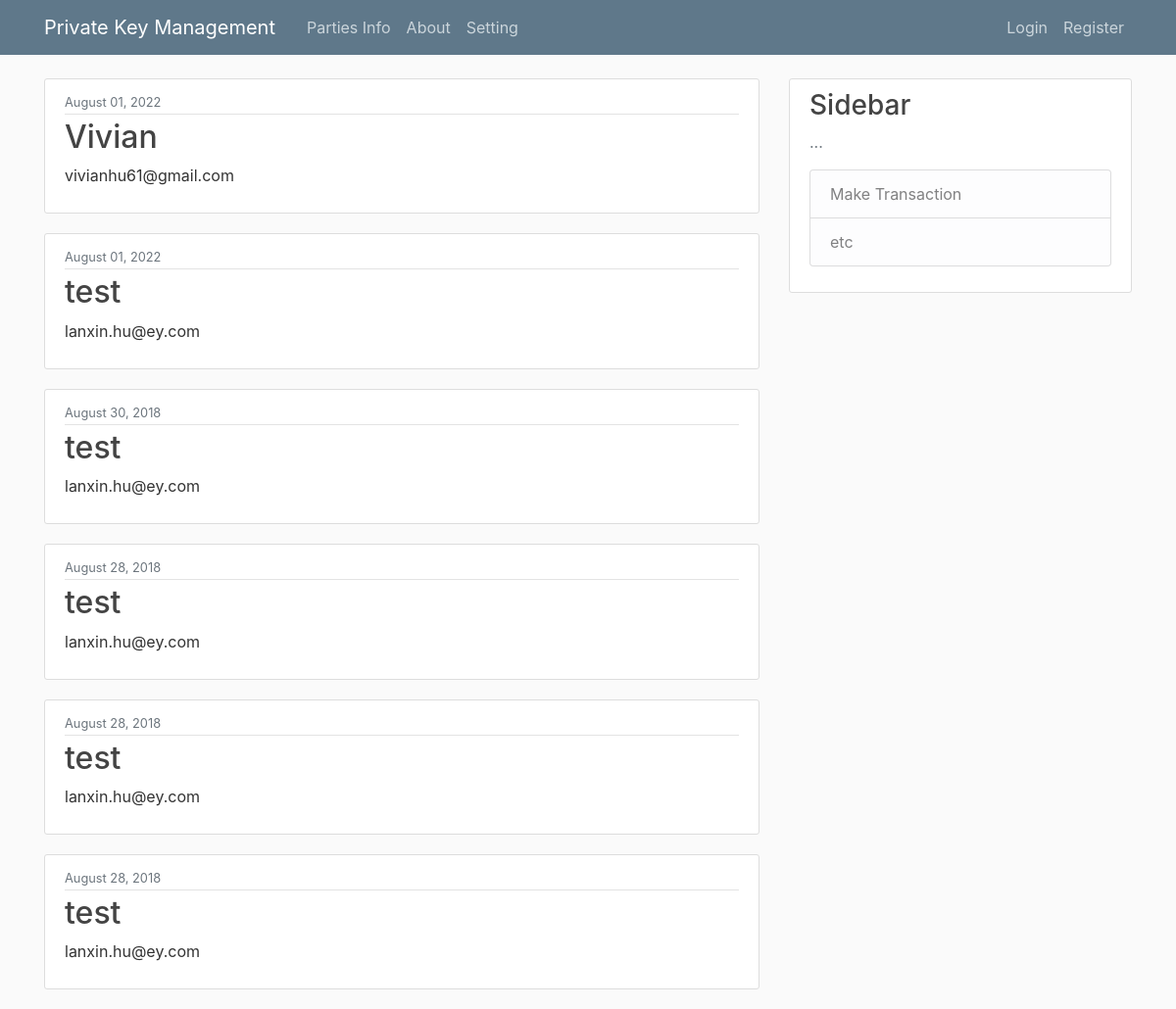
The app's page /, older data.
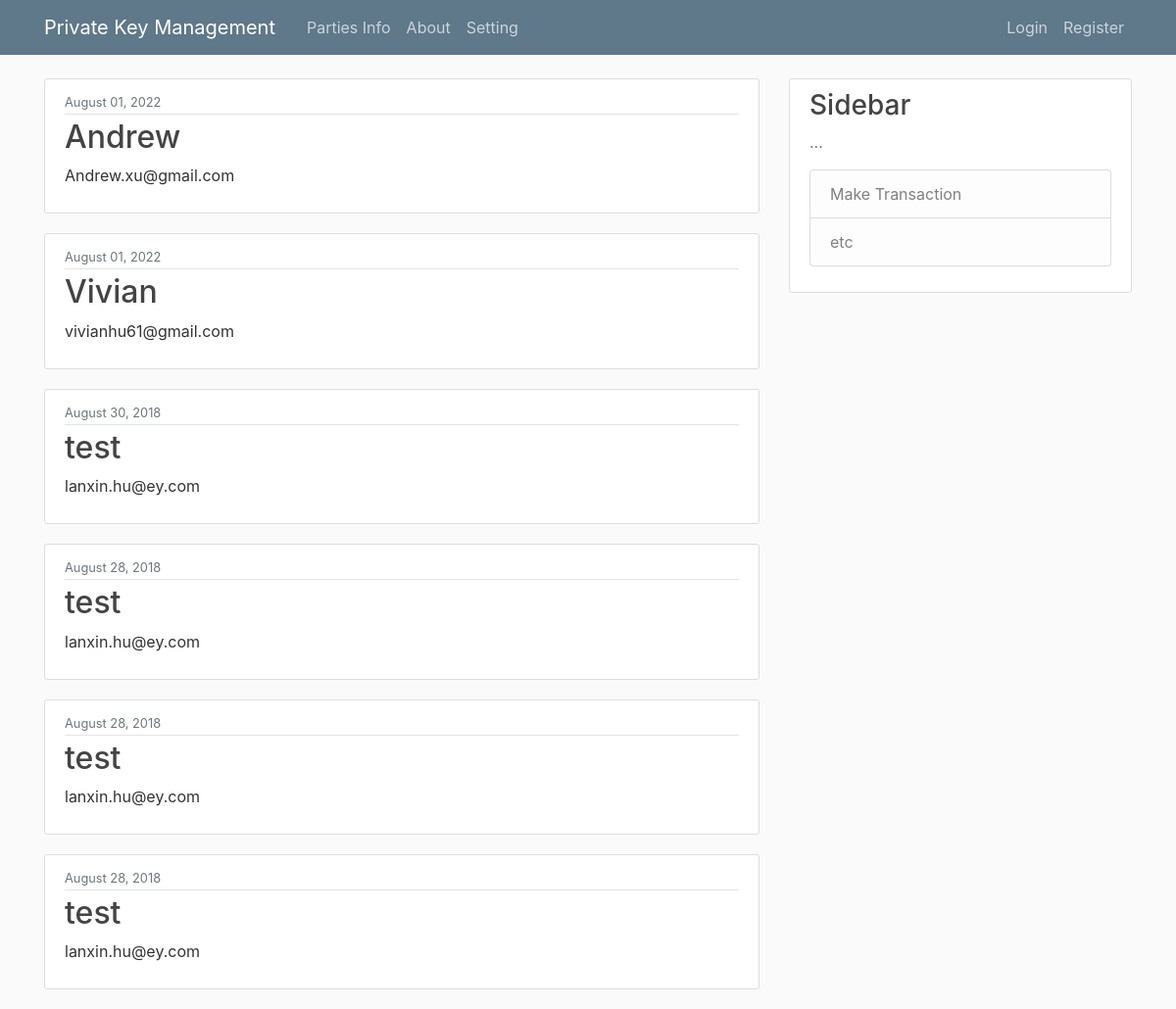
The same page, newer data.
### blog/models.py (models this page shows, shortened)
class Post(models.Model):
    name = models.CharField(max_length=100)
    email = models.CharField(max_length=100)
    content = models.TextField()
    date_posted = models.DateTimeField(default=timezone.now)
    author = models.ForeignKey(User, on_delete=models.CASCADE)

### blog/views.py (the view)
# urls.py: path('', PostListView.as_view(), name='blog-home'),
class PostListView(ListView):
    model = Post
    template_name = 'blog/home.html'  # <app>/<model>_<viewtype>.html
    context_object_name = 'posts'
    ordering = ['-date_posted']

### blog/templates/blog/home.html
{% extends "blog/base.html" %}
{% block content %}
    {% for post in posts %}
        <article class="media content-section">
          <div class="media-body">
            <div class="article-metadata">
              <small class="text-muted">{{ post.date_posted|date:"F d, Y" }}</small>
            </div>
            <h2><a class="article-title" href="{% url 'post-detail' post.id %}">{{ post.name }}</a></h2>
            <p class="article-content">{{ post.email }}</p>
          </div>
        </article>
    {% endfor %}
{% endblock content %}

Row changes from the older to the newer data that the page shows:
removed Post: date_posted "August 01, 2022", name "test", email "lanxin.hu@ey.com"
added Post: date_posted "August 01, 2022", name "Andrew", email "Andrew.xu@gmail.com"
